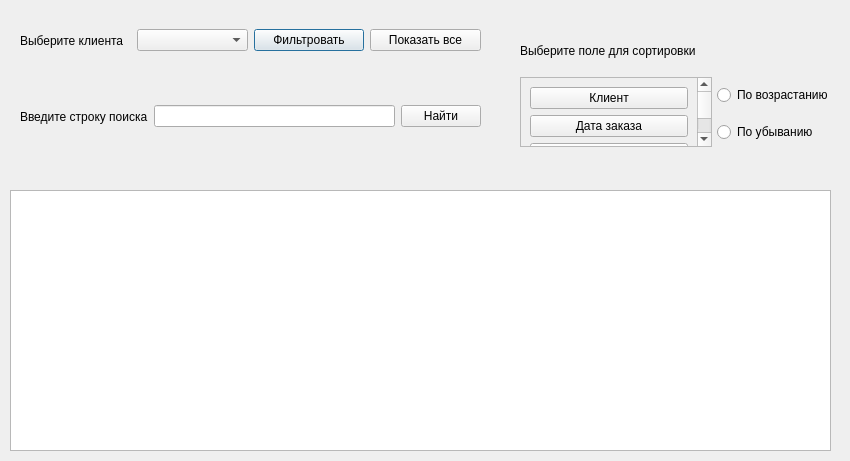
<?xml version="1.0" encoding="UTF-8"?>
<ui version="4.0">
 <class>Dialog_api</class>
 <widget class="QDialog" name="Dialog_api">
  <property name="geometry">
   <rect>
    <x>0</x>
    <y>0</y>
    <width>850</width>
    <height>461</height>
   </rect>
  </property>
  <property name="minimumSize">
   <size>
    <width>850</width>
    <height>461</height>
   </size>
  </property>
  <property name="maximumSize">
   <size>
    <width>850</width>
    <height>461</height>
   </size>
  </property>
  <property name="windowTitle">
   <string>Практическая работа №4</string>
  </property>
  <widget class="QWidget" name="horizontalLayoutWidget">
   <property name="geometry">
    <rect>
     <x>20</x>
     <y>20</y>
     <width>461</width>
     <height>41</height>
    </rect>
   </property>
   <layout class="QHBoxLayout" name="horizontalLayout">
    <item>
     <widget class="QLabel" name="label">
      <property name="text">
       <string>Выберите клиента</string>
      </property>
     </widget>
    </item>
    <item>
     <widget class="QComboBox" name="comboBox_clients"/>
    </item>
    <item>
     <widget class="QPushButton" name="pushButton_filter">
      <property name="text">
       <string>Фильтровать</string>
      </property>
     </widget>
    </item>
    <item>
     <widget class="QPushButton" name="pushButton_show_all">
      <property name="text">
       <string>Показать все</string>
      </property>
     </widget>
    </item>
   </layout>
  </widget>
  <widget class="QWidget" name="horizontalLayoutWidget_3">
   <property name="geometry">
    <rect>
     <x>20</x>
     <y>80</y>
     <width>461</width>
     <height>73</height>
    </rect>
   </property>
   <layout class="QHBoxLayout" name="horizontalLayout_3">
    <item>
     <widget class="QLabel" name="label_2">
      <property name="text">
       <string>Введите строку поиска</string>
      </property>
     </widget>
    </item>
    <item>
     <widget class="QLineEdit" name="lineEdit_search_string"/>
    </item>
    <item>
     <widget class="QPushButton" name="pushButton_search">
      <property name="text">
       <string>Найти</string>
      </property>
     </widget>
    </item>
   </layout>
  </widget>
  <widget class="QWidget" name="gridLayoutWidget">
   <property name="geometry">
    <rect>
     <x>510</x>
     <y>20</y>
     <width>333</width>
     <height>137</height>
    </rect>
   </property>
   <layout class="QGridLayout" name="gridLayout">
    <property name="leftMargin">
     <number>10</number>
    </property>
    <property name="topMargin">
     <number>10</number>
    </property>
    <property name="rightMargin">
     <number>10</number>
    </property>
    <property name="bottomMargin">
     <number>10</number>
    </property>
    <property name="spacing">
     <number>5</number>
    </property>
    <item row="4" column="1">
     <widget class="QRadioButton" name="radioButton_ascending">
      <property name="text">
       <string>По возрастанию</string>
      </property>
     </widget>
    </item>
    <item row="5" column="1">
     <widget class="QRadioButton" name="radioButton_descending">
      <property name="text">
       <string>По убыванию</string>
      </property>
     </widget>
    </item>
    <item row="1" column="0">
     <widget class="QLabel" name="label_3">
      <property name="text">
       <string>Выберите поле для сортировки</string>
      </property>
     </widget>
    </item>
    <item row="4" column="0" rowspan="2">
     <widget class="QScrollArea" name="scrollArea_field_for_sorting">
      <property name="enabled">
       <bool>true</bool>
      </property>
      <property name="widgetResizable">
       <bool>true</bool>
      </property>
      <widget class="QWidget" name="scrollAreaWidgetContents_2">
       <property name="geometry">
        <rect>
         <x>0</x>
         <y>0</y>
         <width>162</width>
         <height>190</height>
        </rect>
       </property>
       <layout class="QVBoxLayout" name="verticalLayout">
        <item>
         <widget class="QPushButton" name="pushButton_sort_client">
          <property name="text">
           <string>Клиент</string>
          </property>
         </widget>
        </item>
        <item>
         <widget class="QPushButton" name="pushButton_sort_orderdata">
          <property name="text">
           <string>Дата заказа</string>
          </property>
         </widget>
        </item>
        <item>
         <widget class="QPushButton" name="pushButton_sort_telephone">
          <property name="text">
           <string>Телефон</string>
          </property>
         </widget>
        </item>
        <item>
         <widget class="QPushButton" name="pushButton_sort_email">
          <property name="text">
           <string>Почта</string>
          </property>
         </widget>
        </item>
        <item>
         <widget class="QPushButton" name="pushButton_sort_orderstatus">
          <property name="text">
           <string>Статус заказа</string>
          </property>
         </widget>
        </item>
       </layout>
      </widget>
     </widget>
    </item>
   </layout>
  </widget>
  <widget class="QWidget" name="verticalLayoutWidget">
   <property name="geometry">
    <rect>
     <x>10</x>
     <y>190</y>
     <width>821</width>
     <height>261</height>
    </rect>
   </property>
   <layout class="QVBoxLayout" name="verticalLayout_2">
    <item>
     <widget class="QTableView" name="tableView_information"/>
    </item>
   </layout>
  </widget>
 </widget>
 <resources/>
 <connections/>
</ui>
